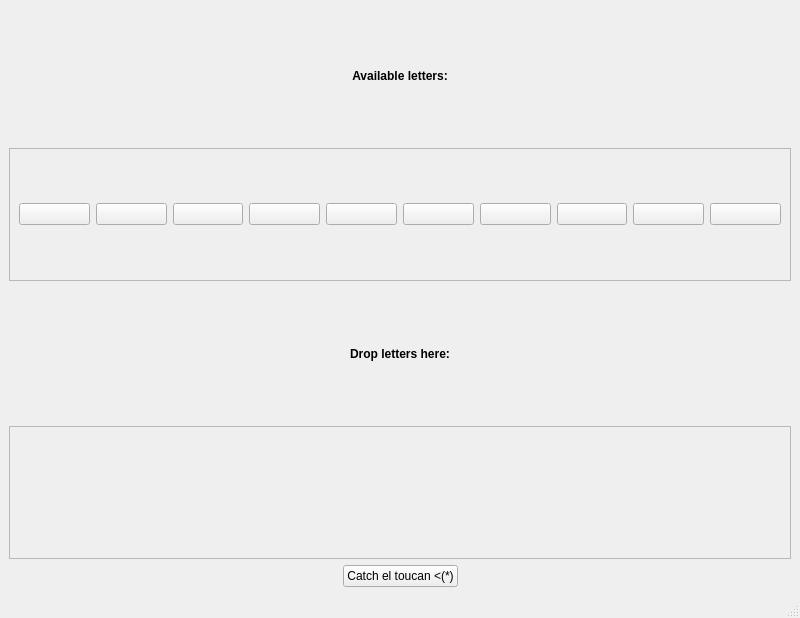
<?xml version="1.0" encoding="UTF-8"?>
<ui version="4.0">
 <class>MainWindow</class>
 <widget class="QMainWindow" name="MainWindow">
  <property name="geometry">
   <rect>
    <x>0</x>
    <y>0</y>
    <width>800</width>
    <height>618</height>
   </rect>
  </property>
  <property name="windowTitle">
   <string>MainWindow</string>
  </property>
  <widget class="QWidget" name="centralwidget">
   <layout class="QVBoxLayout" name="verticalLayout_4">
    <item>
     <layout class="QVBoxLayout" name="verticalLayout_2">
      <item>
       <widget class="QLabel" name="label_2">
        <property name="font">
         <font>
          <weight>75</weight>
          <bold>true</bold>
         </font>
        </property>
        <property name="text">
         <string>Available letters:</string>
        </property>
        <property name="alignment">
         <set>Qt::AlignCenter</set>
        </property>
       </widget>
      </item>
      <item>
       <widget class="QFrame" name="letter_frame">
        <property name="minimumSize">
         <size>
          <width>634</width>
          <height>91</height>
         </size>
        </property>
        <property name="frameShape">
         <enum>QFrame::StyledPanel</enum>
        </property>
        <property name="frameShadow">
         <enum>QFrame::Raised</enum>
        </property>
        <layout class="QHBoxLayout" name="horizontalLayout_4">
         <item>
          <widget class="QPushButton" name="pushButton1">
           <property name="text">
            <string/>
           </property>
          </widget>
         </item>
         <item>
          <widget class="QPushButton" name="pushButton2">
           <property name="text">
            <string/>
           </property>
          </widget>
         </item>
         <item>
          <widget class="QPushButton" name="pushButton3">
           <property name="text">
            <string/>
           </property>
          </widget>
         </item>
         <item>
          <widget class="QPushButton" name="pushButton4">
           <property name="text">
            <string/>
           </property>
          </widget>
         </item>
         <item>
          <widget class="QPushButton" name="pushButton5">
           <property name="text">
            <string/>
           </property>
          </widget>
         </item>
         <item>
          <widget class="QPushButton" name="pushButton6">
           <property name="text">
            <string/>
           </property>
          </widget>
         </item>
         <item>
          <widget class="QPushButton" name="pushButton7">
           <property name="text">
            <string/>
           </property>
          </widget>
         </item>
         <item>
          <widget class="QPushButton" name="pushButton8">
           <property name="text">
            <string/>
           </property>
          </widget>
         </item>
         <item>
          <widget class="QPushButton" name="pushButton9">
           <property name="text">
            <string/>
           </property>
          </widget>
         </item>
         <item>
          <widget class="QPushButton" name="pushButton10">
           <property name="text">
            <string/>
           </property>
          </widget>
         </item>
        </layout>
       </widget>
      </item>
     </layout>
    </item>
    <item>
     <layout class="QVBoxLayout" name="verticalLayout_3">
      <item>
       <widget class="QLabel" name="label_3">
        <property name="font">
         <font>
          <weight>75</weight>
          <bold>true</bold>
         </font>
        </property>
        <property name="text">
         <string>Drop letters here:</string>
        </property>
        <property name="alignment">
         <set>Qt::AlignCenter</set>
        </property>
       </widget>
      </item>
      <item>
       <widget class="QFrame" name="drop_frame">
        <property name="minimumSize">
         <size>
          <width>634</width>
          <height>91</height>
         </size>
        </property>
        <property name="acceptDrops">
         <bool>true</bool>
        </property>
        <property name="frameShape">
         <enum>QFrame::StyledPanel</enum>
        </property>
        <property name="frameShadow">
         <enum>QFrame::Raised</enum>
        </property>
       </widget>
      </item>
     </layout>
    </item>
    <item>
     <layout class="QHBoxLayout" name="horizontalLayout_2">
      <item>
       <spacer name="horizontalSpacer_3">
        <property name="orientation">
         <enum>Qt::Horizontal</enum>
        </property>
        <property name="sizeHint" stdset="0">
         <size>
          <width>40</width>
          <height>20</height>
         </size>
        </property>
       </spacer>
      </item>
      <item>
       <widget class="QPushButton" name="reset_button">
        <property name="text">
         <string>Catch el toucan &lt;(*)</string>
        </property>
       </widget>
      </item>
      <item>
       <spacer name="horizontalSpacer_4">
        <property name="orientation">
         <enum>Qt::Horizontal</enum>
        </property>
        <property name="sizeHint" stdset="0">
         <size>
          <width>40</width>
          <height>20</height>
         </size>
        </property>
       </spacer>
      </item>
     </layout>
    </item>
   </layout>
  </widget>
  <widget class="QMenuBar" name="menubar">
   <property name="geometry">
    <rect>
     <x>0</x>
     <y>0</y>
     <width>800</width>
     <height>25</height>
    </rect>
   </property>
  </widget>
  <widget class="QStatusBar" name="statusbar"/>
 </widget>
 <resources/>
 <connections/>
</ui>
